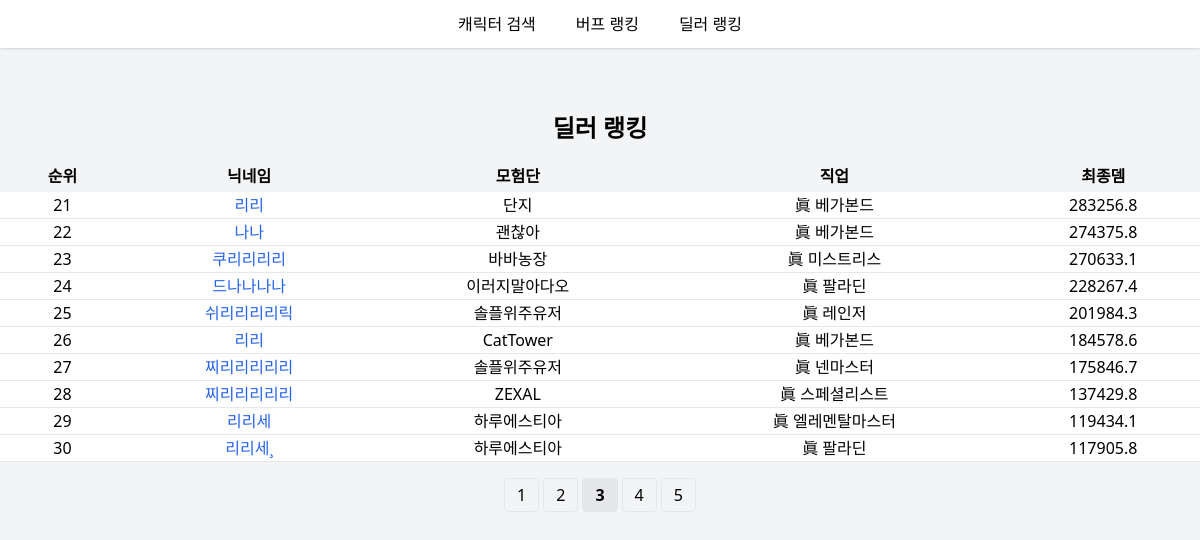
Page /damage_ranking?page=3 on the committed database.
### models.py (models this page shows)
class Character(Base):
    __tablename__ = "characters"
    __table_args__ = (UniqueConstraint("server","character_id", name="uix_server_character_id"),)
    id                 = Column(Integer, primary_key=True, index=True)
    server             = Column(String, index=True)
    character_id       = Column(String, index=True)
    name               = Column(String, index=True)
    adventure_name     = Column(String, index=True)   # 모험단
    job_name           = Column(String, index=True)
    job_id             = Column(String)
    level              = Column(Integer)
    fame               = Column(Integer)
    final_damage       = Column(Float)
    buff_power         = Column(Float)
    cooldown_reduction = Column(Float)
    strength           = Column(Integer)
    intelligence       = Column(Integer)
    vitality           = Column(Integer)
    physical_attack    = Column(Integer)
    magic_attack       = Column(Integer)
    independent_attack = Column(Integer)
    physical_def       = Column(Float)
    magical_def        = Column(Float)
    crit_phy           = Column(Float)
    crit_mag           = Column(Float)
    attack_speed       = Column(Float)
    cast_speed         = Column(Float)
    fire_ele           = Column(Integer)
    water_ele          = Column(Integer)
    light_ele          = Column(Integer)
    dark_ele           = Column(Integer)
    damage_inc         = Column(Float)
    cool_reduce        = Column(Float)
    updated_at         = Column(DateTime(timezone=True),
                                 server_default=func.now(),
                                 onupdate=func.now())

### main.py (the view)
@app.get("/damage_ranking",response_class=HTMLResponse)
async def dmg_rank(r:Request,page:int=1,db:Session=Depends(get_db)):
    base=_base(db,False)
    rows=base.offset((page-1)*PAGE_SIZE).limit(PAGE_SIZE).all()
    total=base.count()
    return templates.TemplateResponse("ranking.html",
        {"request":r,"chars":rows,"mode":"damage","page":page,"total":total,"size":PAGE_SIZE})

### templates/ranking.html
{% extends "base.html" %}
{% block content %}
<h2 class="text-2xl font-bold mb-4">{{ '딜러 랭킹' if mode=='damage' else '버퍼 랭킹' }}</h2>
<table class="min-w-full bg-white">
  <thead><tr class="bg-gray-100">
    <th class="px-2 py-1">순위</th><th class="px-2 py-1">닉네임</th>
    <th class="px-2 py-1">모험단</th><th class="px-2 py-1">직업</th>
    <th class="px-2 py-1">{{ '최종뎀' if mode=='damage' else '버프력' }}</th>
  </tr></thead>
  <tbody>
  {% for ch in chars %}
    <tr class="border-b text-center">
      <td>{{ (page-1)*size+loop.index }}</td>
      <td><a href="/character/{{ch.id}}" class="text-blue-600">{{ch.name}}</a></td>
      <td>{{ ch.adventure_name or '-' }}</td><td>{{ ch.job_name }}</td>
      <td>{{ ch.final_damage|round(2) if mode=='damage' else ch.buff_power }}</td>
    </tr>
  {% endfor %}
  </tbody>
</table>
{% if total>size %}
<div class="flex justify-center mt-4 space-x-1">
  {% for p in range(1,(total//size)+ (1 if total%size else 0)+1) %}
    <a href="?page={{p}}" class="px-3 py-1 border rounded {{ 'bg-gray-200 font-bold' if p==page else '' }}">{{p}}</a>
  {% endfor %}
</div>
{% endif %}
{% endblock %}

### rows in the picture
Character: index "21", name "리리", adventure_name "단지", job_name "眞 베가본드", final_damage "283256.8"
Character: index "22", name "나나", adventure_name "괜찮아", job_name "眞 베가본드", final_damage "274375.8"
Character: index "23", name "쿠리리리리", adventure_name "바바농장", job_name "眞 미스트리스", final_damage "270633.1"
Character: index "24", name "드나나나나", adventure_name "이러지말아다오", job_name "眞 팔라딘", final_damage "228267.4"
Character: index "25", name "쉬리리리리릭", adventure_name "솔플위주유저", job_name "眞 레인저", final_damage "201984.3"
Character: index "26", name "리리", adventure_name "CatTower", job_name "眞 베가본드", final_damage "184578.6"
Character: index "27", name "찌리리리리리", adventure_name "솔플위주유저", job_name "眞 넨마스터", final_damage "175846.7"
Character: index "28", name "찌리리리리리", adventure_name "ZEXAL", job_name "眞 스페셜리스트", final_damage "137429.8"
Character: index "29", name "리리세", adventure_name "하루에스티아", job_name "眞 엘레멘탈마스터", final_damage "119434.1"
Character: index "30", name "리리세¸", adventure_name "하루에스티아", job_name "眞 팔라딘", final_damage "117905.8"

### other values in the picture
{{ '딜러 랭킹' if mode=='damage' else '버퍼 랭킹' }} "딜러 랭킹"
{{ '최종뎀' if mode=='damage' else '버프력' }} "최종뎀"
{{ p }} "1" "2" "3" "4" "5"
